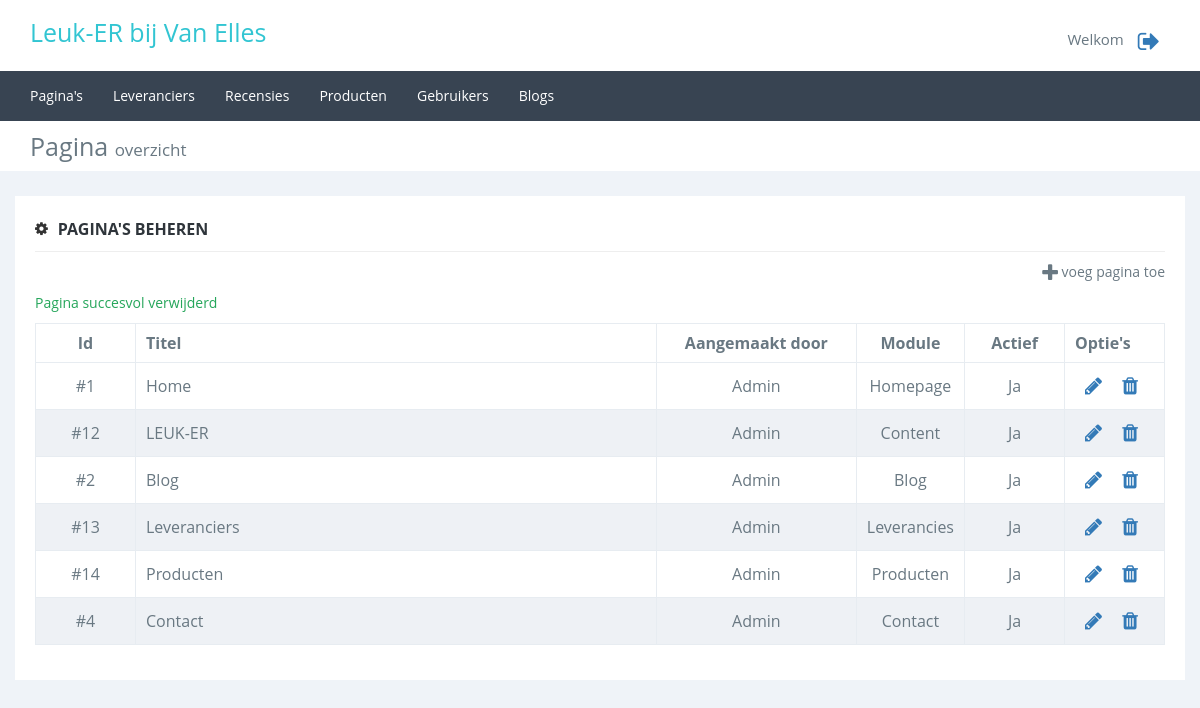
Screenshot of /admin/dashboard.php?verid=1 (signed in) with the database file from the repository.
### tables this page shows
CREATE TABLE `page` (
  `id` int(11) NOT NULL,
  `pagetitle` varchar(100) NOT NULL,
  `title` varchar(100) NOT NULL,
  `subtitle` varchar(100) DEFAULT NULL,
  `inhoud` mediumtext,
  `description` varchar(2000) DEFAULT NULL,
  `kernwoorden` varchar(150) DEFAULT NULL,
  `active` int(1) DEFAULT '1' COMMENT '1 = actief, 0 = inactief',
  `datum` datetime DEFAULT CURRENT_TIMESTAMP ON UPDATE CURRENT_TIMESTAMP,
  `image` varchar(45) DEFAULT NULL,
  `Module_id` int(11) NOT NULL,
  `user_id` int(11) NOT NULL,
  `url` varchar(50) NOT NULL,
  `page_order` int(11) NOT NULL DEFAULT '99'
);

CREATE TABLE `user` (
  `user_id` int(11) NOT NULL,
  `email` varchar(45) NOT NULL,
  `first_name` varchar(45) DEFAULT NULL,
  `insertion` varchar(45) DEFAULT NULL,
  `last_name` varchar(45) DEFAULT NULL,
  `birthday` date DEFAULT NULL,
  `phonenumber` int(12) DEFAULT NULL,
  `city` varchar(45) DEFAULT NULL,
  `address` varchar(45) DEFAULT NULL,
  `zipcode` varchar(45) DEFAULT NULL,
  `role` int(11) NOT NULL DEFAULT '2',
  `newsletter` int(1) NOT NULL DEFAULT '0' COMMENT '0=nee, 1=ja',
  `verwijderd` int(1) NOT NULL DEFAULT '0' COMMENT '0=nee, 1=ja'
);

CREATE TABLE `Module` (
  `id` int(11) NOT NULL,
  `naam` varchar(45) NOT NULL,
  `path` varchar(45) NOT NULL
);

### admin/classes/page.class.php (called while the page is built, shortened)
<?php
class Page {
    private $_db;
    public function __construct()
    {
        $this->_db = new Connection();
        $this->_db = $this->_db->databaseConnection();
    }
    public function getAllMin($active = 1) {
        try {
            $query = $this->_db->prepare('
                    SELECT p.id id, pagetitle, active, first_name, insertion, last_name, m.naam module
                    FROM page p
                    JOIN user u ON p.user_id = u.user_id
                    JOIN Module m ON p.Module_id = m.id
                    WHERE active = :active
                    ORDER BY p.page_order, p.id;
                ');
            $query->bindValue(":active", $active);
            if($query->execute()) {
                return $content = $query->fetchAll();
            } else {
                return false;
            }
        } catch (PDOexception $e) {
            return false;
        }
    }
    public function deletePagina($id) {
        try {
            $query = $this->_db->prepare('
                DELETE FROM page
                WHERE id = :id
            ');
            $query->bindValue(":id", $id);
            if($query->execute()) {
                return true;
            } else {
                return false;
            }
        } catch (PDOException $e) {
            return false;
        }
    }
}

### admin/classes/connection.class.php (called while the page is built, shortened)
<?php
class Connection {
    public function databaseConnection() {
        try {
            $this->_db = new PDO('mysql:host=localhost;dbname=vanelles', 'root', '');
            return $this->_db;
        } catch (PDOException $e) {
            echo "<h3>Let op</h3>Er is helaas een probleem met het verbinden van de server, probeer het later nog eens.";
            exit;
        }
    }
}

### admin/dashboard.php (the view, shortened to what this page needs)
<div class="content">
    <?php
        include_once('includes/header.php');
        $msg = "";
        $page = new Page();
        if(isset($_GET['verid'])) {
            $verpagina = $page->deletePagina($_GET['verid']);
            if ($verpagina) {
                $msg = '<div class="feedback success"><p>Pagina succesvol verwijderd</p></div>';
            } else {
                $msg = '<div class="feedback error"><p>Er is iets mis gegaan, probeer het later opnieuw.</p></div>';
            }
        }
        $pageListActive = $page->getAllMin(1);
    ?>
    <div class="pagetitel marbot">
        <div class="container">
            <div class="row">
                <div class="col-xs-12">Pagina <span>overzicht</span></div>
            </div>
        </div>
    </div>
    <div class="container">
        <div class="row">
            <div class="col-xs-12 inhoud">
                <div class="titel">
                    <i class="fa fa-cog"></i><span>Pagina's beheren</span>
                </div>
                <div class="row">
                    <div class="col-xs-6"></div>
                    <div class="col-xs-6 text-right"><a href="pagina_toevoegen.php" id="pvt"><i class="fa fa-plus"></i> voeg pagina toe</a></div>
                </div>
                <?php
                echo $msg;
                if($pageListActive != false) {
                    echo '
                        <table class="maintable" style="margin-bottom: 20px;">
                            <thead>
                                <tr>
                                    <th>Id</th>
                                    <th>Titel</th>
                                    <th>Aangemaakt door</th>
                                    <th>Module</th>
                                    <th>Actief</th>
                                    <th style="width: 100px;">Optie\'s</th>
                                </tr>
                            </thead>
                            <tbody>';
                    foreach($pageListActive as $value) {
                        echo '
                            <tr>
                                <td>#'.$value['id'].'</td>
                                <td>'.$value['pagetitle'].'</td>
                                <td><div>'.$value['first_name']." ". $value['insertion'] . " " . $value['last_name'].'</div></td>
                                <td>'.$value['module'].'</td>
                                <td>Ja</td>
                                <td><a href="pagina_bewerken.php?bewerkid='.$value['id'].'" title="Bewerken" data-id="'.$value['id'].'"><i class="fa fa-pencil"></i></a><a class="confirm" href="dashboard.php?verid='.$value['id'].'" title="Verwijderen" data-id="'.$value['id'].'"><i class="fa fa-trash"></i></a></td>
                            </tr>';
                    }
                    echo '
                            </tbody>
                        </table>';
                }
                ?>
            </div>
        </div>
    </div>
</div>
</body>
</html>

### admin/css/main.css (style rules this page uses)
body, h1, h2, h3, h4, h5, h6 { font-family: "Open Sans",sans-serif; }
a, button, code, div, img, input, label, li, p, pre, select, span, svg, table, td, textarea, th, ul { -webkit-border-radius: 0!important; -moz-border-radius: 0!important; border-radius: 0!important; }
body { background-color: #EFF3F8; color: #697882 }
.marbot { margin-bottom: 25px; }
.success { color: #26A65B; }
.content { margin-top: 121px; }
.content .pagetitel { background-color: #fff; height: 50px; font-size: 25px; }
.content .pagetitel .col-xs-12 { padding-top: 8px; }
.content .pagetitel span { font-size: 17px; }
.content .inhoud { padding: 12px 20px 15px; background-color: #fff; }
.content .inhoud .titel { border-bottom: 1px solid #eee; margin-bottom: 10px; font-family: "Open Sans",sans-serif; color: #333; font-size: 14px; padding: 10px 0; }
.content .inhoud .titel i { font-size: 15px; font-weight: 300; margin-top: 3px; float: left; display: inline-block; margin-right: 10px; }
.content .inhoud .titel span { font-weight: 700; text-transform: uppercase; color: #2f353b!important; font-size: 16px; }
.content #pvt { padding-bottom: 10px; display: inline-block; color: #697882; text-decoration: none; border: none; background: none; }
.content #pvt i { font-size: 20px; vertical-align: middle; }
.maintable { width: 100%; }
.maintable td, .maintable th { padding: 8px 10px; border: 1px solid #e7ecf1; }
.maintable tr td:nth-child(1), .maintable tr th:nth-child(1) { text-align: center; width: 100px; }
.maintable tr td:nth-child(3), .maintable tr th:nth-child(3) { text-align: center; width: 200px; }
.maintable tr td:nth-child(4), .maintable tr th:nth-child(4) { text-align: center; width: 100px; }
.maintable tr td:nth-child(5), .maintable tr th:nth-child(5) { text-align: center; width: 100px; }
.maintable tr td i { padding: 5px 10px; font-size: 20px; }
.maintable tr:nth-child(even) td { background-color: #eef1f5; }

### rows the page displays
page: id "1", pagetitle "Home", user.first_name "Admin", Module.naam "Homepage"
page: id "12", pagetitle "LEUK-ER", user.first_name "Admin", Module.naam "Content"
page: id "2", pagetitle "Blog", user.first_name "Admin", Module.naam "Blog"
page: id "13", pagetitle "Leveranciers", user.first_name "Admin", Module.naam "Leverancies"
page: id "14", pagetitle "Producten", user.first_name "Admin", Module.naam "Producten"
page: id "4", pagetitle "Contact", user.first_name "Admin", Module.naam "Contact"
